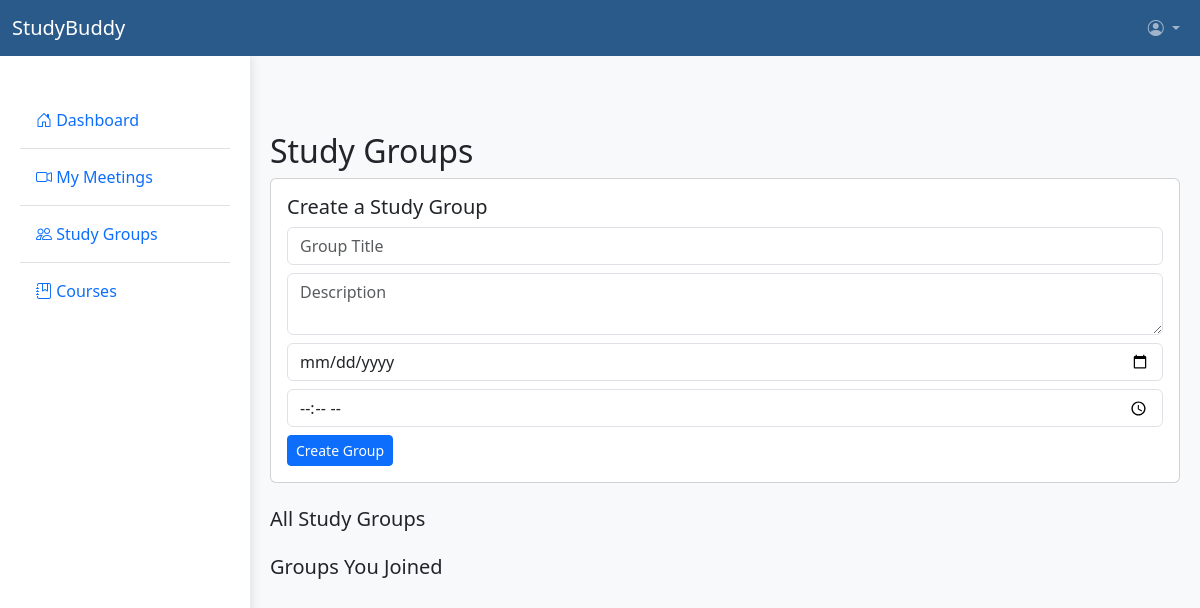
The app's page /account/study_groups.php, older data.
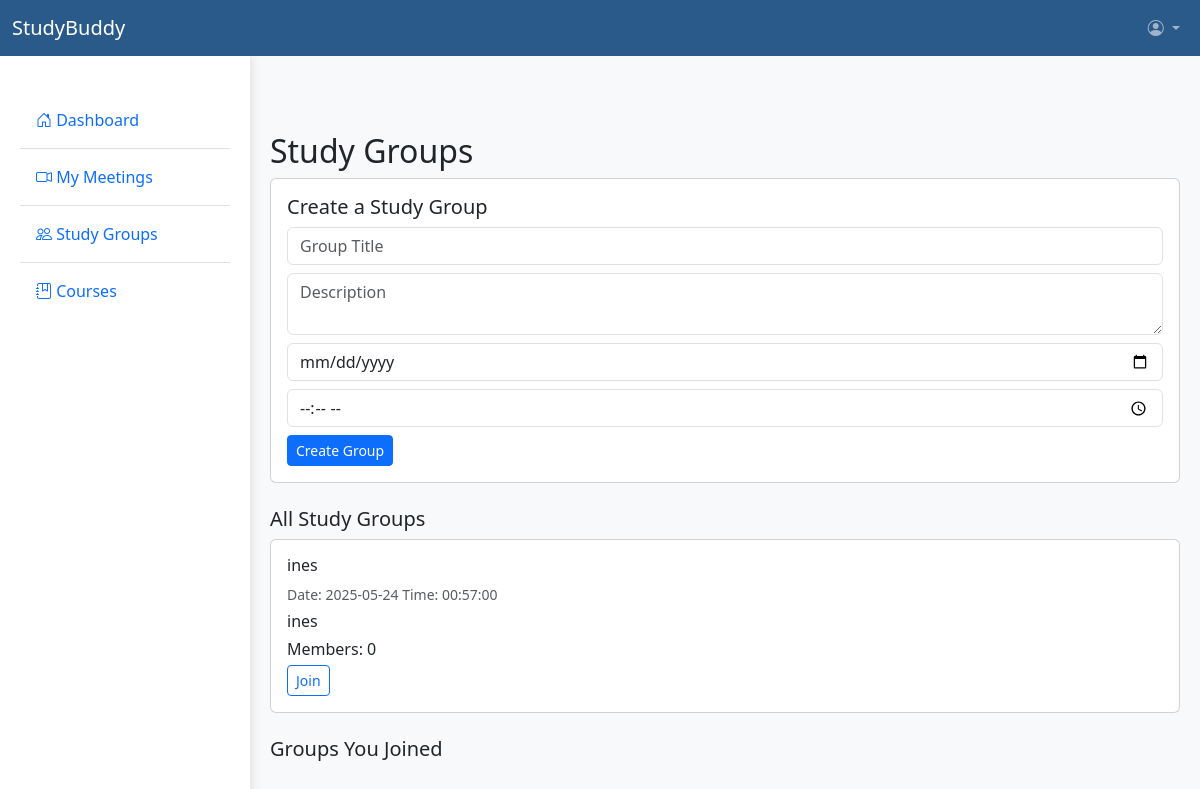
The same page, newer data.
### tables this page shows
CREATE TABLE `study_groups` (
  `id` int(11) NOT NULL,
  `creator_id` int(11) NOT NULL,
  `title` varchar(255) NOT NULL,
  `description` text DEFAULT NULL,
  `group_date` date NOT NULL,
  `group_time` time NOT NULL,
  `created_at` timestamp NOT NULL DEFAULT current_timestamp()
);

### account/study_groups.php (the view, shortened to what this page needs)
<?php
include '../db.php';
$current_user = $_SESSION['username'] ?? null;
?>
<!DOCTYPE html>
<html lang="en">
<head>
    <link href="https://cdn.jsdelivr.net/npm/bootstrap@5.3.0/dist/css/bootstrap.min.css" rel="stylesheet">
    <link rel="stylesheet" href="https://cdn.jsdelivr.net/npm/bootstrap-icons@1.10.0/font/bootstrap-icons.css">
    <link rel="stylesheet" href="../pretty/home.css">
</head>
<body>
    <nav class="navbar navbar-expand-lg navbar-dark navbar-custom">
        <div class="container-fluid">
            <div class="navbar-brand-container">
                <a class="navbar-brand" href="../index.php">StudyBuddy</a>
            </div>
            <ul class="navbar-nav">
                <li class="nav-item dropdown">
                    <a class="nav-link dropdown-toggle" href="#" id="navbarDropdown" role="button" data-bs-toggle="dropdown">
                        <i class="bi bi-person-circle"></i> <?php echo htmlspecialchars($user_data['Fname'] ?? $current_user); ?>
                    </a>
                </li>
            </ul>
        </div>
    </nav>
    <div class="sidebar">
        <ul class="nav flex-column">
            <li class="nav-item">
                <a class="nav-link" href="home.php">
                    <i class="bi bi-house-door"></i> Dashboard
                </a>
            </li>
            <li class="nav-divider"></li>
            <li class="nav-item">
                <a class="nav-link" href="meetings.php">
                    <i class="bi bi-camera-video"></i> My Meetings
                </a>
            </li>
            <li class="nav-divider"></li>
            <li class="nav-item">
                <a class="nav-link active" href="study_groups.php">
                    <i class="bi bi-people"></i> Study Groups
                </a>
            </li>
            <li class="nav-divider"></li>
            <li class="nav-item">
                <a class="nav-link" href="courses.php">
                    <i class="bi bi-journal-bookmark"></i> Courses
                </a>
            </li>
        </ul>
    </div>
    <div class="main-content">
        <h2>Study Groups</h2>
        <div class="card mb-4">
            <div class="card-body">
                <h5 class="card-title">Create a Study Group</h5>
                <form method="POST">
                    <div class="mb-2">
                        <input type="text" name="title" class="form-control" placeholder="Group Title" required>
                    </div>
                    <div class="mb-2">
                        <textarea name="description" class="form-control" placeholder="Description" rows="2"></textarea>
                    </div>
                    <div class="mb-2">
                        <input type="date" name="group_date" class="form-control" required>
                    </div>
                    <div class="mb-2">
                        <input type="time" name="group_time" class="form-control" required>
                    </div>
                    <button type="submit" name="create_group" class="btn btn-primary btn-sm">Create Group</button>
                </form>
            </div>
        </div>
        <h5>All Study Groups</h5>
        <?php
        $query = "SELECT g.*, COUNT(m.id) AS member_count FROM study_groups g LEFT JOIN study_group_members m ON g.id = m.group_id GROUP BY g.id ORDER BY g.group_date, g.group_time";
        $result = $conn->query($query);
        while ($row = $result->fetch_assoc()): ?>
            <div class="card mb-2">
                <div class="card-body">
                    <h6><?= htmlspecialchars($row['title']) ?></h6>
                    <div class="small text-muted mb-1">Date: <?= htmlspecialchars($row['group_date']) ?> Time: <?= htmlspecialchars($row['group_time']) ?></div>
                    <p class="mb-1"><?= htmlspecialchars($row['description']) ?></p>
                    <p class="mb-1">Members: <?= $row['member_count'] ?></p>
                    <form method="POST" class="d-inline">
                        <button type="submit" name="join_group" class="btn btn-outline-primary btn-sm">Join</button>
                    </form>
                </div>
            </div>
        <?php endwhile; ?>
        <h5 class="mt-4">Groups You Joined</h5>
    </div>
</body>
</html>

### pretty/home.css (style rules this page uses)
:root { --primary-blue: #4a89dc; --light-blue: #e6f0fa; --dark-blue: #2a5a8a; --sidebar-width: 250px; --divider-color: #e0e0e0; }
body { background-color: #f8f9fa; font-family: 'Segoe UI', Tahoma, Geneva, Verdana, sans-serif; padding-top: 56px; }
.navbar-custom { background-color: var(--dark-blue); position: fixed; top: 0; width: 100%; z-index: 1000; }
.sidebar { width: var(--sidebar-width); background: white; position: fixed; height: calc(100vh - 56px); top: 56px; padding: 20px; box-shadow: 2px 0 10px rgba(0,0,0,0.1); overflow-y: auto; }
.nav-divider { border-top: 1px solid var(--divider-color); margin: 0.5rem 0; }
.main-content { margin-left: var(--sidebar-width); padding: 20px; margin-top: 56px; }

Row changes from the older to the newer data that the page shows:
added study_groups: title "ines", group_date "2025-05-24", group_time "00:57:00", description "ines", member_count "0"
